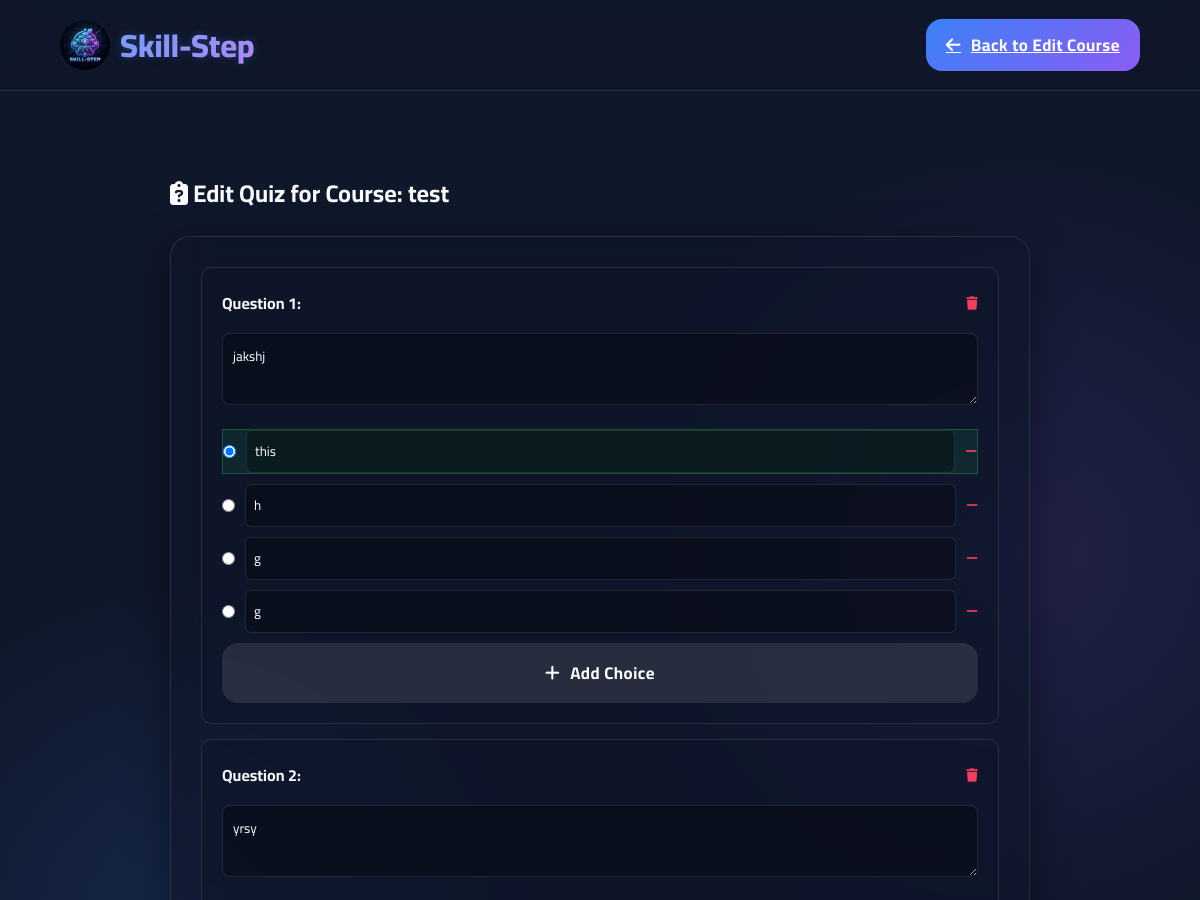
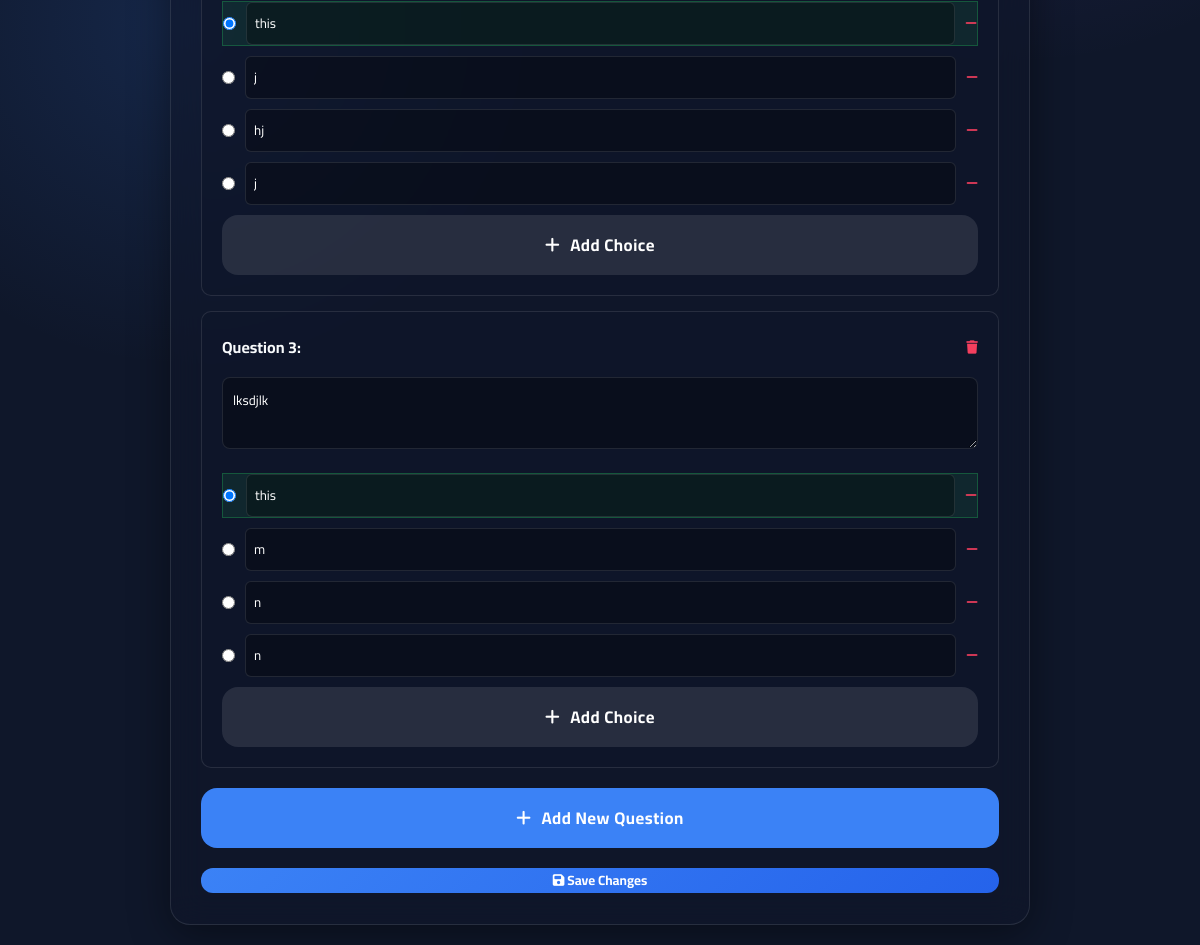
Page /profile/edit_quiz.php?course_id=36 (signed in) on the committed database (2 pictures, top to bottom).
### tables this page shows
CREATE TABLE `courses` (
  `course_id` int(11) NOT NULL,
  `creator_id` int(11) NOT NULL,
  `skill_id` int(11) NOT NULL,
  `title` varchar(255) NOT NULL,
  `description` text DEFAULT NULL,
  `price_tokens` int(11) NOT NULL DEFAULT 0 CHECK (`price_tokens` >= 0),
  `release_threshold` int(11) NOT NULL DEFAULT 20 CHECK (`release_threshold` >= 20),
  `has_quiz` tinyint(1) DEFAULT 0,
  `quiz_pass_score` int(11) DEFAULT NULL CHECK (`quiz_pass_score` between 1 and 100),
  `status` enum('draft','pending_review','active','rejected') DEFAULT 'pending_review',
  `created_at` timestamp NOT NULL DEFAULT current_timestamp(),
  `updated_at` timestamp NOT NULL DEFAULT current_timestamp() ON UPDATE current_timestamp(),
  `free_lessons_count` int(11) DEFAULT 0
);

CREATE TABLE `quiz_questions` (
  `question_id` int(11) NOT NULL,
  `quiz_id` int(11) NOT NULL,
  `question_text` text NOT NULL,
  `order_index` int(11) NOT NULL
);

CREATE TABLE `quiz_choices` (
  `choice_id` int(11) NOT NULL,
  `question_id` int(11) NOT NULL,
  `choice_text` varchar(500) NOT NULL,
  `is_correct` tinyint(1) DEFAULT 0
);

### profile/edit_quiz.php (the view, shortened to what this page needs)
<?php
require_once '../Main/db_connection.php';
$course_id = isset($_GET['course_id']) ? intval($_GET['course_id']) : 0;
$chq = "SELECT creator_id AS user_id, title FROM courses WHERE course_id = ?";
$chst = mysqli_prepare($conn, $chq);
mysqli_stmt_bind_param($chst, "i", $course_id);
mysqli_stmt_execute($chst);
$course_row = mysqli_fetch_assoc(mysqli_stmt_get_result($chst));
$quiz_q = mysqli_query($conn, "SELECT quiz_id FROM quizzes WHERE course_id = $course_id");
if (mysqli_num_rows($quiz_q) == 0) {
    mysqli_query($conn, "INSERT INTO quizzes (course_id) VALUES ($course_id)");
    $quiz_id = mysqli_insert_id($conn);
    mysqli_query($conn, "UPDATE courses SET has_quiz = 1 WHERE course_id = $course_id");
} else {
    $quiz_id = mysqli_fetch_assoc($quiz_q)['quiz_id'];
}
$questions_q = mysqli_query($conn, "SELECT * FROM quiz_questions WHERE quiz_id = $quiz_id ORDER BY question_id");
$questions = [];
while ($q = mysqli_fetch_assoc($questions_q)) {
    $qid = $q['question_id'];
    $choices_q = mysqli_query($conn, "SELECT * FROM quiz_choices WHERE question_id = $qid ORDER BY choice_id");
    $choices = [];
    while ($c = mysqli_fetch_assoc($choices_q)) {
        $choices[] = $c;
    }
    $q['choices'] = $choices;
    $questions[] = $q;
}
?>
<!DOCTYPE html>
<html lang="en" dir="ltr">
<head>
    <link rel="stylesheet" href="https://cdnjs.cloudflare.com/ajax/libs/font-awesome/6.4.0/css/all.min.css">
    <link rel="stylesheet" href="../Main/style.css">
    <link rel="stylesheet" href="profile.css">
    <link rel="stylesheet" href="../Main/alert-system.css?v=<?php echo time(); ?>">
</head>
<body style="min-height: 100vh; overflow-y: auto;">
    <nav>
        <a href="profile.php" class="logo">
            <img src="../images/logo.png" alt="Skill-Step" width="50" height="50" onerror="this.style.display='none';"> Skill-Step
        </a>
        <a href="edit_course.php?id=<?php echo $course_id; ?>" class="btn-action" style="width:auto; padding: 10px 20px;">
            <i class="fa-solid fa-arrow-left"></i> Back to Edit Course
        </a>
    </nav>
    <br><br>
    <div style="max-width: 900px; margin: 0 auto; padding: 20px;">
        <h2 style="margin-bottom:20px; color:var(--text-main);"><i class="fa-solid fa-clipboard-question"></i> Edit Quiz for Course: <?php echo htmlspecialchars($course_row['title']); ?></h2>
        <div class="glass-card" style="padding:30px;">
            <div id="questionsContainer">
                <?php foreach ($questions as $index => $question): ?>
                    <div class="question-item" id="question_<?php echo $question['question_id']; ?>">
                        <div style="display: flex; justify-content: space-between; align-items: center; margin-bottom: 15px;">
                            <h4 style="color: var(--text-main);">Question <?php echo $index + 1; ?>:</h4>
                            <button type="button" onclick="deleteQuestion(<?php echo $question['question_id']; ?>)" style="background: none; border: none; color: #f43f5e; cursor: pointer;">
                                <i class="fa-solid fa-trash"></i>
                            </button>
                        </div>
                        <textarea class="question-text" rows="2" style="width: 100%; background: rgba(0,0,0,0.3); border: 1px solid var(--glass-border); color: white; padding: 10px; border-radius: 8px; margin-bottom: 15px;"><?php echo htmlspecialchars($question['question_text']); ?></textarea>
                        <div class="choices-container">
                            <?php foreach ($question['choices'] as $choice): ?>
                                <div class="choice-item <?php echo $choice['is_correct'] ? 'correct-choice' : ''; ?>">
                                    <input type="radio" name="correct_<?php echo $question['question_id']; ?>" value="<?php echo $choice['choice_id']; ?>" <?php echo $choice['is_correct'] ? 'checked' : ''; ?> onchange="updateCorrectChoice(<?php echo $question['question_id']; ?>, <?php echo $choice['choice_id']; ?>)">
                                    <input type="text" class="choice-text" value="<?php echo htmlspecialchars($choice['choice_text']); ?>" style="flex: 1; background: rgba(0,0,0,0.3); border: 1px solid var(--glass-border); color: white; padding: 8px; border-radius: 6px;">
                                    <button type="button" onclick="deleteChoice(this, <?php echo $choice['choice_id']; ?>)" style="background: none; border: none; color: #f43f5e; cursor: pointer;">
                                        <i class="fa-solid fa-minus"></i>
                                    </button>
                                </div>
                            <?php endforeach; ?>
                        </div>
                        <button type="button" onclick="addChoice(this.closest('.question-item'))" class="btn-action" style="background: rgba(255,255,255,0.1); margin-top: 10px;">
                            <i class="fa-solid fa-plus"></i> Add Choice
                        </button>
                    </div>
                <?php endforeach; ?>
            </div>
            <button type="button" onclick="addQuestion()" class="btn-action" style="background: var(--primary); width: 100%; margin-top: 20px;">
                <i class="fa-solid fa-plus"></i> Add New Question
            </button>
            <button id="saveQuizBtn" type="button" onclick="saveQuiz()" class="btn-save" style="width: 100%; margin-top: 20px; background: linear-gradient(135deg, #3b82f6, #2563eb);">
                <i class="fa-solid fa-save"></i> Save Changes
            </button>
        </div>
    </div>
</body>
</html>

### Main/style.css (style rules this page uses)
:root { --bg-dark: #0f172a; --bg-card: rgba(30, 41, 59, 0.7); --primary: #3b82f6; --primary-glow: rgba(59, 130, 246, 0.5); --secondary: #8b5cf6; --accent-gold: #fbbf24; --accent-green: #10b981; --accent-fire: #ef4444; --text-main: #f8fafc; --text-muted: #94a3b8; --glass-border: rgba(255, 255, 255, 0.1); }
* { box-sizing: border-box; margin: 0; padding: 0; font-family: 'Cairo', sans-serif; }
body { background-color: var(--bg-dark); background-image: radial-gradient(circle at 15% 50%, rgba(59, 130, 246, 0.15), transparent 25%), radial-gradient(circle at 85% 30%, rgba(139, 92, 246, 0.15), transparent 25%); background-attachment: fixed; color: var(--text-main); min-height: 100vh; overflow-x: hidden; scroll-behavior: smooth; }
nav { background: rgba(15, 23, 42, 0.8); backdrop-filter: blur(12px); padding: 15px 5%; display: flex; justify-content: space-between; align-items: center; border-bottom: 1px solid var(--glass-border); position: sticky; top: 0; z-index: 1000; }
.logo { font-size: 2rem; font-weight: 800; background: linear-gradient(135deg, #60a5fa, #c084fc); -webkit-background-clip: text; -webkit-text-fill-color: transparent; text-decoration: none; display: flex; align-items: center; gap: 10px; text-shadow: 0 0 10px rgba(96, 165, 250, 0.25); }
.logo img { border-radius: 50%; }
.btn-action { width: 100%; background: linear-gradient(135deg, var(--primary), var(--secondary)); color: white; border: none; padding: 14px; border-radius: 16px; font-weight: bold; font-size: 1.05rem; cursor: pointer; transition: all 0.3s; display: flex; align-items: center; justify-content: center; gap: 10px; letter-spacing: 0.5px; position: relative; overflow: hidden; }

### profile/profile.css (style rules this page uses)
body { background-color: var(--bg-dark); margin: 0; min-height: 100vh; }
.glass-card { background: rgba(15, 23, 42, 0.6); backdrop-filter: blur(16px); border: 1px solid var(--glass-border); border-radius: 20px; padding: 30px; box-shadow: 0 10px 40px rgba(0, 0, 0, 0.4); }
.btn-save { background: var(--primary); color: white; border: none; padding: 0 25px; border-radius: 12px; font-weight: bold; cursor: pointer; font-family: inherit; transition: 0.3s ease; }

### profile/edit_quiz.php (style rules this page uses)
.question-item { background: rgba(15, 23, 42, 0.6); border: 1px solid var(--glass-border); padding: 20px; border-radius: 10px; margin-bottom: 15px; }
.choice-item { display: flex; align-items: center; gap: 10px; margin-bottom: 10px; }
.correct-choice { background: rgba(34, 197, 94, 0.1); border: 1px solid rgba(34, 197, 94, 0.3); }

### rows in the picture
courses: title "test"
quiz_questions: question_text "jakshj"
quiz_choices: is_correct "☑", choice_text "this"
quiz_choices: choice_text "h"
quiz_choices: choice_text "g"
quiz_choices: choice_text "g"
quiz_questions: question_text "yrsy"
quiz_choices: is_correct "☑", choice_text "this"
quiz_choices: choice_text "j"
quiz_choices: choice_text "hj"
quiz_choices: choice_text "j"
quiz_questions: question_text "lksdjlk"
quiz_choices: is_correct "☑", choice_text "this"
quiz_choices: choice_text "m"
quiz_choices: choice_text "n"
quiz_choices: choice_text "n"
